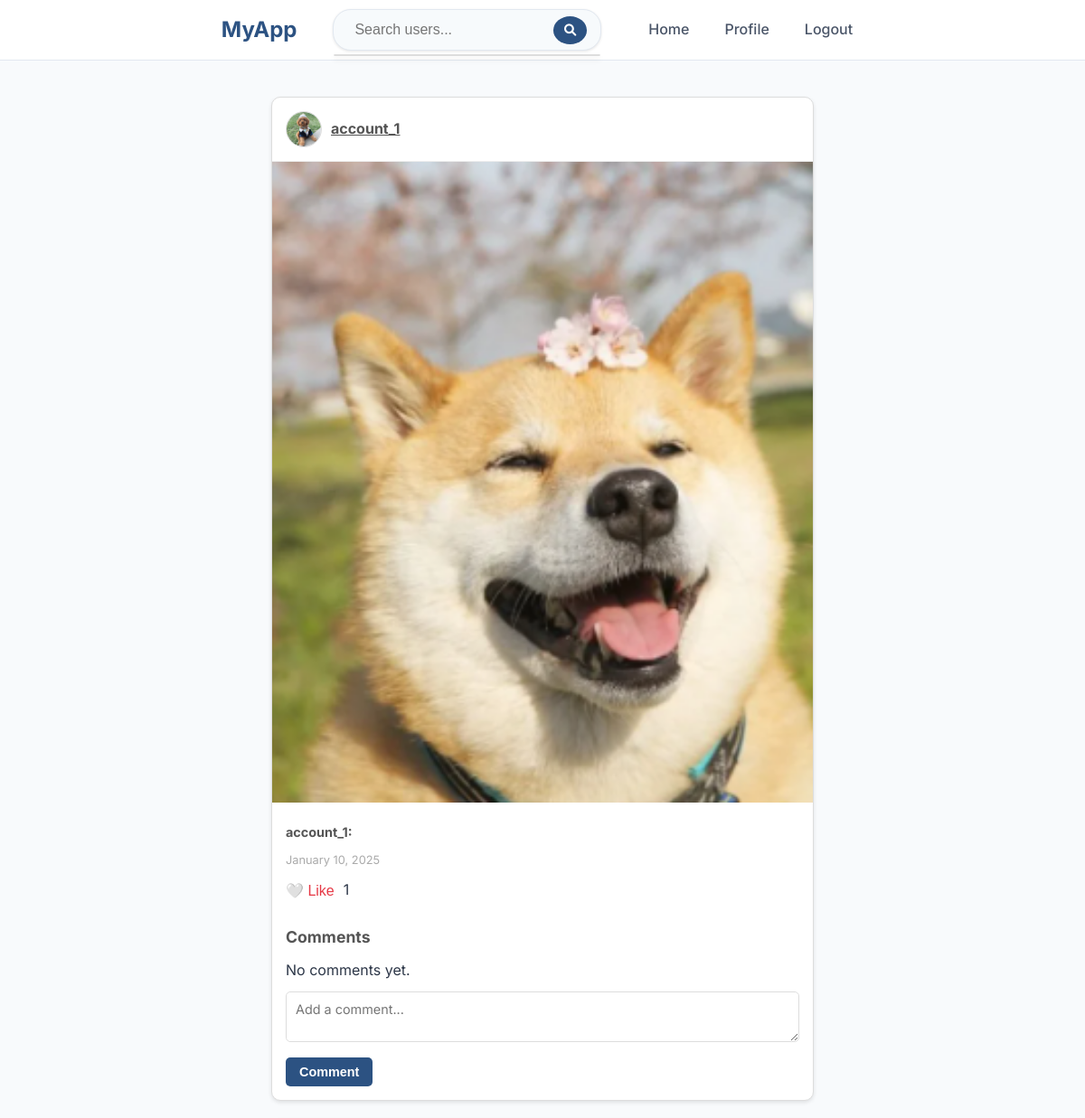
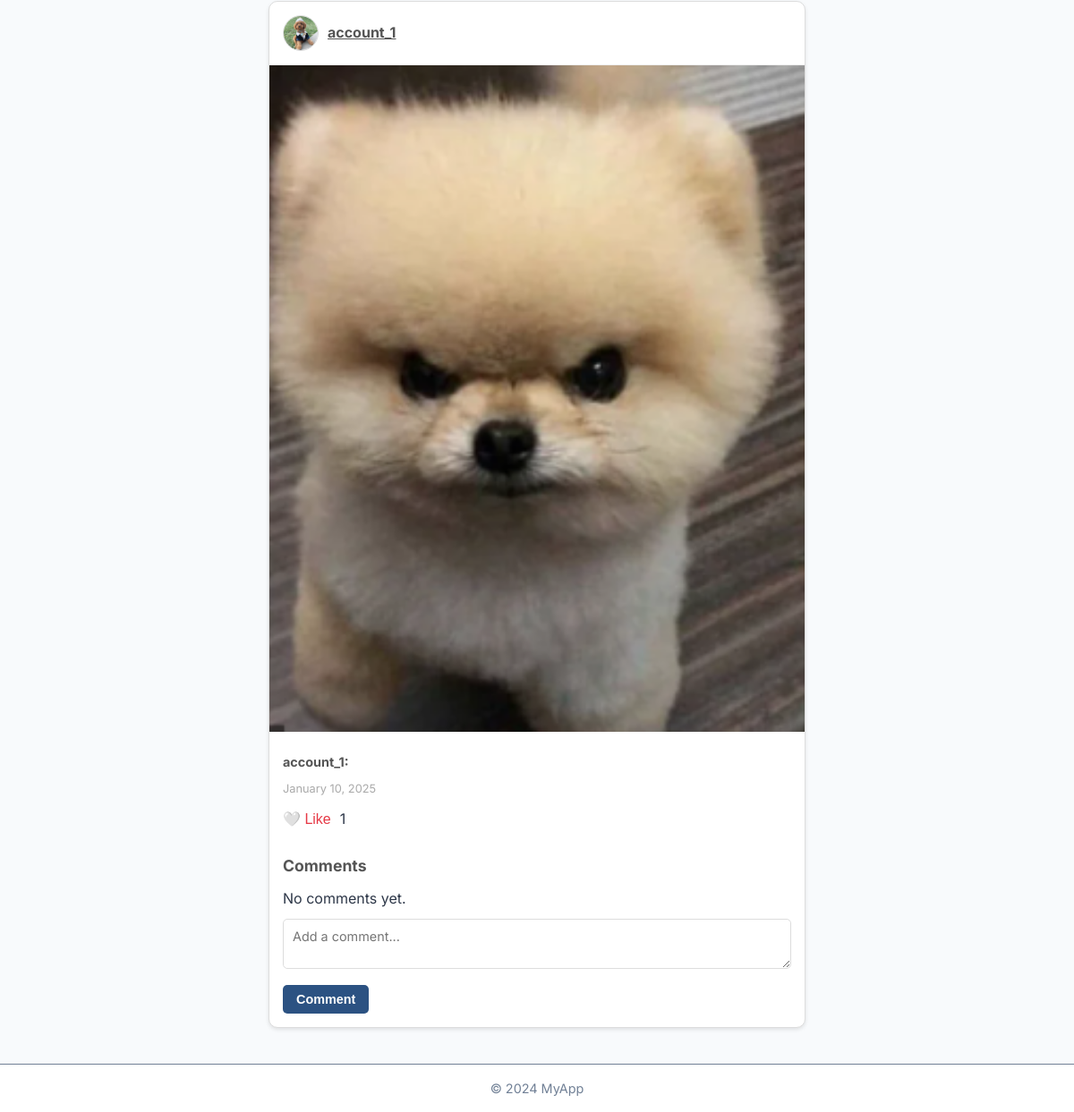
/ (signed in), run on the app's committed database (2 pictures, top to bottom).
### social_network/models.py (models this page shows, shortened)
class Post(models.Model):
    author = models.ForeignKey(User, on_delete=models.CASCADE)
    content = models.TextField(blank=True)
    image = models.ImageField(upload_to='post_images/', null=True, blank=True)
    created_at = models.DateTimeField(auto_now_add=True)
    updated_at = models.DateTimeField(auto_now=True)
    def is_liked_by(self, user):
        return self.likes.filter(user=user).exists()

class Profile(models.Model):
    user = models.OneToOneField(User, on_delete=models.CASCADE)
    bio = models.TextField(max_length=500, blank=True)
    profile_picture = models.ImageField(upload_to='profile_pictures/', null=True, blank=True)
    followers = models.ManyToManyField('self', symmetrical=False, related_name='following', blank=True)

### social_network/views.py (the view)
# urls.py: path('', views.home_view, name='home'),
def home_view(request):
    query = request.GET.get('search', '')
    if request.user.is_authenticated:
        following_users = Follow.objects.filter(follower=request.user)
        followed_users = [follow.followed for follow in following_users]
        if not followed_users:
            no_following_message = "You are not following anyone. Search for users to follow."
            no_posts_message = None
            posts = None
        else:
            posts = Post.objects.filter(author__in=followed_users).order_by('-created_at')
            if not posts.exists():
                no_posts_message = "The users you follow have no posts."
            else:
                no_posts_message = None
            no_following_message = None
            for post in posts:
                post.is_liked = post.is_liked_by(request.user)
    else:
        posts = None
        no_following_message = None
        no_posts_message = None
        login_message = "You are not logged in. Please <a href='{% url 'login' %}'>log in</a> or <a href='{% url 'register' %}'>register</a> to get started."
    if query:
        users = User.objects.filter(username__icontains=query)
    else:
        users = User.objects.none()
    paginator = Paginator(posts, 10) if posts else None
    page_number = request.GET.get('page')
    page_obj = paginator.get_page(page_number) if paginator else None
    return render(request, 'home.html', {
        'page_obj': page_obj,
        'query': query,
        'users': users,
        'no_following_message': no_following_message,
        'no_posts_message': no_posts_message,
        'login_message': login_message if not request.user.is_authenticated else None,
    })

### templates/home.html (shortened to what this page needs)
{% extends 'base.html' %}
{% load static %}
{% block content %}
<link rel="stylesheet" href="{% static 'css/home.css' %}">
<div class="posts-container">
    {% if request.user.is_authenticated %}
        <div class="posts-grid">
            {% for post in page_obj %}
                <div class="post">
                    <div class="post-header">
                        <img src="{% if post.author.profile.profile_picture %}{{ post.author.profile.profile_picture.url }}{% else %}{% static 'images/default-profile.png' %}{% endif %}"
                             alt="Profile Picture" class="profile-picture">
                        <a href="{% url 'profile_view' post.author.username %}" class="post-author">{{ post.author.username }}</a>
                    </div>
                    {% if post.image %}
                        <div class="post-image-container">
                            <img src="{{ post.image.url }}" alt="Post Image" class="post-image">
                        </div>
                    {% endif %}
                    <div class="post-footer">
                        <p class="post-description"><strong>{{ post.author.username }}:</strong> {{ post.content }}</p>
                        <span class="post-date">{{ post.created_at|date:"F j, Y" }}</span>
                        <div class="like-section">
                            <button class="like-button" data-post-id="{{ post.id }}" data-liked="{{ post.is_liked }}">
                                {% if post.is_liked %}
                                    ❤️ Unlike
                                {% else %}
                                    🤍 Like
                                {% endif %}
                            </button>
                            <span class="likes-count">{{ post.likes.count }}</span>
                        </div>
                        <div class="comments-section">
                            <h4>Comments</h4>
                            <ul>
                                {% for comment in post.comments.all %}
                                    <li>
                                        <strong>{{ comment.author.user.username }}</strong>: {{ comment.content }}
                                    </li>
                                {% empty %}
                                    <p>No comments yet.</p>
                                {% endfor %}
                            </ul>
                            <form method="post" action="{% url 'comment_post' post.id %}">
                                <textarea name="content" placeholder="Add a comment..." required></textarea>
                                <button type="submit" class="comment-button">Comment</button>
                            </form>
                        </div>
                    </div>
                </div>
            {% endfor %}
        </div>
    {% endif %}
</div>
{% endblock %}

### static/css/base.css (style rules this page uses)
* { margin: 0; padding: 0; box-sizing: border-box; }
body { font-family: 'Inter', sans-serif; background-color: #f8fafc; color: #2d3748; line-height: 1.6; display: flex; flex-direction: column; min-height: 100vh; }

### static/css/home.css (style rules this page uses)
* { margin: 0; padding: 0; box-sizing: border-box; }
body { font-family: 'Inter', sans-serif; background-color: #f8fafc; color: #2d3748; line-height: 1.6; }
.posts-container { margin: 20px auto; max-width: 800px; padding: 20px; display: flex; flex-direction: column; align-items: center; }
.posts-grid { display: flex; flex-direction: column; gap: 20px; width: 100%; max-width: 600px; }
.post { background-color: #ffffff; border: 1px solid #ddd; border-radius: 10px; overflow: hidden; box-shadow: 0 2px 4px rgba(0, 0, 0, 0.1); display: flex; flex-direction: column; transition: transform 0.3s ease, box-shadow 0.3s ease; width: 100%; }
.post-header { display: flex; align-items: center; gap: 10px; padding: 15px; border-bottom: 1px solid #eee; }
.profile-picture { width: 40px; height: 40px; border-radius: 50%; object-fit: cover; border: 1px solid #ddd; }
.post-author { font-weight: bold; font-size: 1rem; color: #555; }
.post-image-container { width: 100%; overflow: hidden; }
.post-image { width: 100%; height: auto; object-fit: cover; }
.post-footer { padding: 15px; display: flex; flex-direction: column; gap: 10px; }
.post-description { font-size: 0.9rem; color: #555; line-height: 1.5; }
.post-date { font-size: 0.8rem; color: #aaa; }
.like-section { display: flex; align-items: center; gap: 10px; }
.like-button { background: none; border: none; cursor: pointer; font-size: 1rem; color: #e63946; transition: color 0.3s ease; }
.comments-section { margin-top: 15px; }
.comments-section h4 { margin-bottom: 10px; font-size: 1.1rem; color: #555; }
.comments-section ul { list-style: none; padding: 0; }
.comments-section textarea { width: 100%; padding: 10px; border: 1px solid #ddd; border-radius: 5px; margin-top: 10px; font-size: 0.9rem; font-family: 'Inter', sans-serif; }
.comment-button { margin-top: 10px; padding: 8px 15px; background-color: #2c5282; color: white; border: none; border-radius: 5px; cursor: pointer; transition: background-color 0.3s ease; font-size: 0.9rem; font-weight: bold; }

### data on the page
Post: author.profile_picture (picture), author.username "account_1", image (picture), created_at "January 10, 2025", shows "🤍 Like", likes.count "1"
Post: author.profile_picture (picture), author.username "account_1", image (picture), created_at "January 10, 2025", shows "🤍 Like", likes.count "1"
